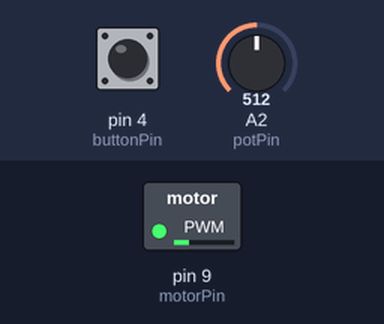
A sketch run on a simulated Arduino Uno, built with avr-gcc and run on an emulated ATmega328P. Shown: switched loads named in the sketch (green lamp = pin HIGH). The inputs (shaded band) are chosen by the test bench; at power-on: A2 (potPin) = 512, pin 4 (buttonPin) LOW.

Above: at 1.2 s.
1.3 s: A2 (potPin) set to 716
At 1.7 s:
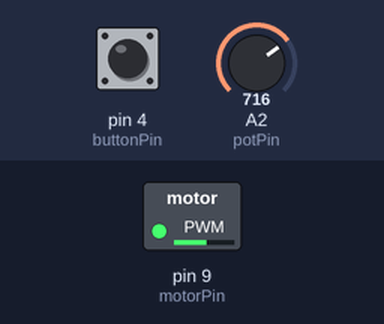
4.3 s: A2 (potPin) set to 900
At 11.6 s:
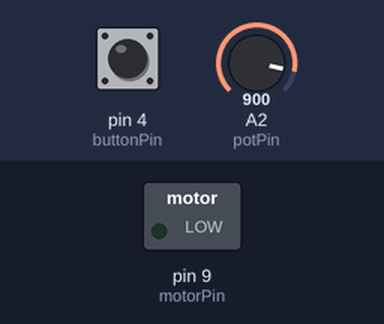
Timing chart, 0 to 16.3 s (numbered marks = the images above; inputs shaded):
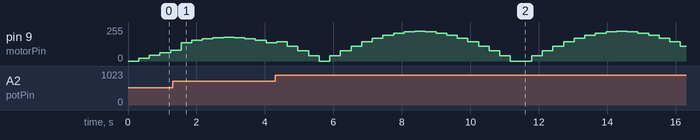

The sketch:

HeartbeatMotor.ino
```cpp
#include <math.h>

const int motorPin = 9;
const int potPin = 2;
const int buttonPin = 4;
double potValue = 0;
double Speed1 = 0;

int buttonPreviousState = 0;
int buttonCurrentState = 0;
boolean buttonLatch = false;

double sinY = 0;
double sinX = 0;
const double pi = 3.1415;

boolean runProgram = true;

void setup()
{
  // Set up the motor pin to be an output:
  pinMode(motorPin, OUTPUT);
  pinMode(potPin, INPUT);
  pinMode(buttonPin, INPUT);
  Serial.begin(9600);
}
void loop()
{
  determineButtonState();
  if(runProgram)
  {
    motorOnThenOffWithSpeed();
  }
  else
  {
    analogWrite(motorPin, 0);
  }
  delay(10);
}

void motorOnThenOffWithSpeed()
{
  potValue = analogRead(potPin);  //Get value(0-1024) of potentiometer

  Speed1 = (255)*(potValue/1024);  // between 0 (stopped) and 255 (full speed)

  sinY = fabs(sin(sinX * (pi/180)) );  //Sin function smooths out motor speed.
  sinX += 10;

  Speed1 *= sinY; //Apply sin function to motor speed.
  int Time1 = 300;  // milliseconds for speed 1


  analogWrite(motorPin, Speed1);  // turns the motor On
  delay(Time1);                   // delay for onTime milliseconds

  if(sinX > 360)  //Stop sinX from becoming too large.
  {
    sinX = 0;
  }
}

void determineButtonState()
{
  buttonCurrentState = digitalRead(buttonPin);

  if(buttonCurrentState != buttonPreviousState) //If button has been pressed
  {
    if(buttonCurrentState == HIGH && buttonLatch == false)  //Latch button to on
    {
      runProgram = true;
      buttonLatch = true;
    }
    else if (buttonCurrentState == HIGH && buttonLatch == true) //Latch button to off
    {
      runProgram = false;
      buttonLatch = false;
    }
   buttonPreviousState = buttonCurrentState;

  }


}
```
